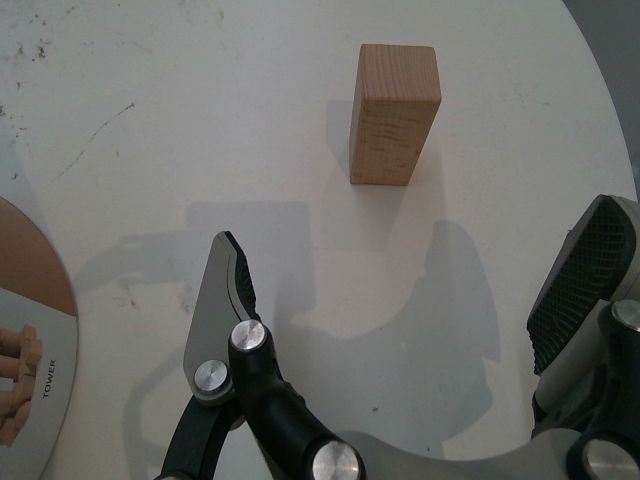
#> input picture Claude-advice/HARNESS/evidence/20261125-A2-baseline/cases/endpoint-right-38.jpg, 640 x 480 px
$ python -i aperture_image.py   (imports and definitions only)
#> lines starting #> are read from the running program, lines starting #| are printed output that depends on the picture; after the words box and inside, x2 and y2 are one past the last pixel; in counts of white or black regions, pixels touching at a corner belong together
"""Find planar aperture candidates in RGB pixels. No depth or robot pose is inferred."""
import cv2
import numpy as np


def aperture_features(rgb, *, include_notches=False):
    """Candidates in original pixels. A candidate does not establish fixture identity."""
#> called with include_notches = False
    gray = cv2.cvtColor(rgb, cv2.COLOR_RGB2GRAY)
    height, width = gray.shape
#> height = 480; width = 640
    result = {name: [] for name in ('square', 'triangle', 'circle')}
    # Both sides of a strong edge are returned. Keep just the outermost fit.
    edges = cv2.Canny(cv2.GaussianBlur(gray, (3, 3), 0), 25, 65)
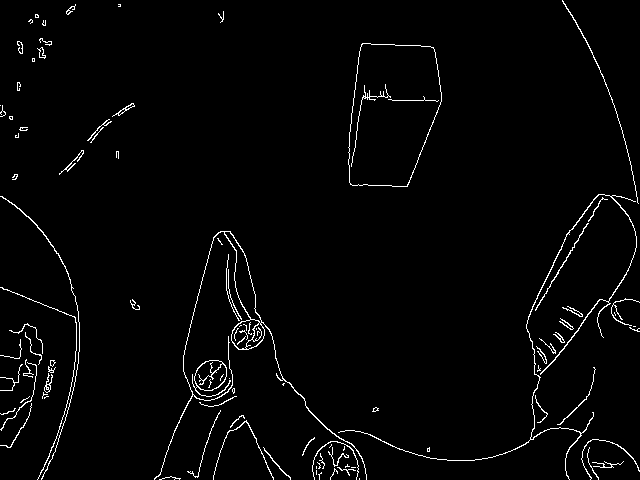
#> edges: shape (480, 640); 2.3% white in thin lines or dots
    edge_contours, _ = cv2.findContours(edges, cv2.RETR_LIST, cv2.CHAIN_APPROX_SIMPLE)
#> edge_contours = 124 contours, 99 with area under 20; largest, box (x1, y1, x2, y2) and area: (348, 43, 442, 187) 10825, (348, 43, 442, 187) 10812, (154, 231, 367, 480) 1964, (224, 231, 262, 324) 1031, (192, 360, 231, 397) 777
    threshold, _ = cv2.threshold(gray, 0, 255, cv2.THRESH_OTSU)
#> threshold = 88
    _, dark = cv2.threshold(gray, .5*threshold, 255, cv2.THRESH_BINARY_INV)
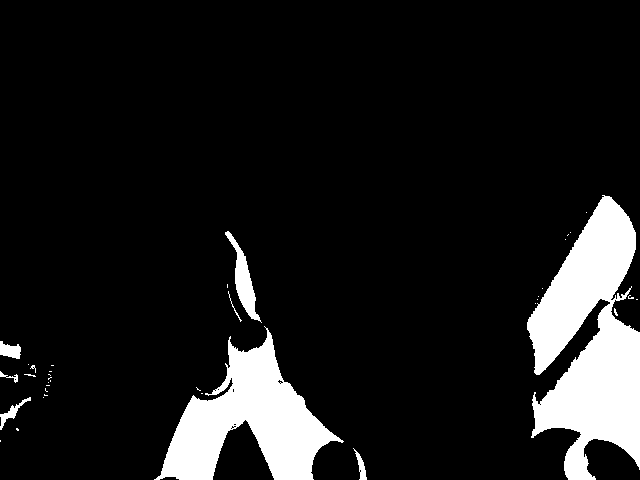
#> dark: shape (480, 640); 10.9% white; 37 white regions (29 under 20 px)
    dark_contours, _ = cv2.findContours(dark, cv2.RETR_EXTERNAL, cv2.CHAIN_APPROX_SIMPLE)
#> dark_contours = 37 contours, 30 with area under 20; largest, box (x1, y1, x2, y2) and area: (527, 195, 640, 480) 18440, (154, 326, 344, 480) 12222, (225, 231, 262, 323) 910, (0, 341, 21, 359) 222, (0, 397, 31, 430) 174, (353, 448, 367, 480) 126, (0, 371, 18, 383) 34
    if include_notches:
        # Concavity generates U-slot hypotheses. The measured 3-D registration
        # resolves their identity, including the case with several dark notches.
        result['notch'] = []
        for contour in dark_contours:
            if not max(45, dark.size * .00015) <= cv2.contourArea(contour) <= dark.size * .075:
                continue
            polygon = cv2.approxPolyDP(contour, .025 * cv2.arcLength(contour, True), True)
            x, y, w, h = cv2.boundingRect(contour)
            if (len(polygon) > 4 and not cv2.isContourConvex(polygon)
                    and x > 1 and y > 1 and x+w < width-1 and y+h < height-1):
                result['notch'].append(dict(corners_px=polygon[:, 0].tolist(), center_px=[x+w/2, y+h/2]))
    contours = sorted((*edge_contours, *dark_contours), key=cv2.contourArea, reverse=True)
#> contours = 161 contours, 129 with area under 20; largest, box (x1, y1, x2, y2) and area: (527, 195, 640, 480) 18440, (154, 326, 344, 480) 12222, (348, 43, 442, 187) 10825, (348, 43, 442, 187) 10812, (154, 231, 367, 480) 1964
    for contour in contours:
        area = cv2.contourArea(contour)
        if area < max(45, width * height * .00015):
            break
        if area > width * height * .075:
            continue
        x, y, w, h = cv2.boundingRect(contour)
        if x < 2 or y < 2 or x + w > width - 2 or y + h > height - 2:
            continue
        if min(w, h) < .4 * max(w, h):
            continue
        # A hole has a darker interior than the surrounding lid. Reject closed
        # contours of bright highlights and wooden blocks themselves.
        pad = 4
        x0, y0 = max(0, x-pad), max(0, y-pad)
        roi = gray[y0:min(height,y+h+pad), x0:min(width,x+w+pad)]
        mask = np.zeros(roi.shape, np.uint8)
        cv2.drawContours(mask, [contour - [[[x0, y0]]]], -1, 1, cv2.FILLED)
        kernel = np.ones((5, 5), np.uint8)
        rim = cv2.dilate(mask, kernel) > mask
        interior = cv2.erode(mask, kernel).astype(bool)
        if not interior.any() or not rim.any() or np.median(roi[rim]) - float(np.median(roi[interior])) < 12:
            continue
        polygon = cv2.approxPolyDP(contour, .025*cv2.arcLength(contour, True), True)
        corners = polygon[:, 0, :]
        center = np.mean(corners, axis=0)
        if len(corners) in (3, 4) and cv2.isContourConvex(polygon):
            if not .84 < cv2.contourArea(polygon) / area < 1.10:
                continue
            sides = np.linalg.norm(corners - np.roll(corners, -1, axis=0), axis=1)
            if sides.min() < .45 * sides.max():
                continue
            name = 'triangle' if len(corners) == 3 else 'square'
            row = dict(corners_px=corners.tolist())
        elif len(corners) >= 6 and len(contour) >= 5:
            (cx, cy), axes, angle = cv2.fitEllipse(contour)
            ellipse_area = np.pi * axes[0] * axes[1] / 4
            if ellipse_area < 1 or not .90 < area / ellipse_area < 1.10 or min(axes) < .48 * max(axes):
                continue
            # Fit quality over the full boundary distinguishes a round aperture
            # from a notch whose total area merely happens to match an ellipse.
            theta = np.deg2rad(angle)
            rotation = np.array([[np.cos(theta), -np.sin(theta)], [np.sin(theta), np.cos(theta)]])
            normalized = ((contour[:, 0, :] - [cx,cy]) @ rotation) / (np.asarray(axes) / 2)
            if np.quantile(abs(np.linalg.norm(normalized, axis=1) - 1), .9) > .12:
                continue
            center = np.array([cx,cy])
            name = 'circle'
            row = dict(ellipse=[[cx,cy],list(axes),angle])
        else:
            continue
        if any(np.linalg.norm(np.asarray(v['center_px']) - center) < .16 * min(w, h)
               for v in result[name]):
            continue
        if len(result[name]) < 12:
            result[name].append(dict(row, center_px=center.tolist(), area_px=area))
#> this loop made 20 passes
#> (area, x, y, w, h) on passes 1, 2, 5, 11, 13, 14, 15, 16: (18439.5, 527, 195, 113, 285), (12221.5, 154, 326, 190, 154), (1964, 154, 231, 213, 249), (243, 338, 194, 299, 286), (221.5, 0, 341, 21, 18), (174, 0, 397, 31, 33), (126.5, 353, 448, 14, 32), (64.5, 0, 196, 80, 284)
#> (area, x, y, w, h, x0, y0) on passes 8, 9, 10, 12, 17, 18: (777, 192, 360, 39, 37, 188, 356), (715, 194, 360, 33, 31, 190, 356), (497, 231, 319, 29, 31, 227, 315), (228.5, 245, 322, 20, 28, 241, 318), (55.5, 112, 103, 23, 14, 108, 99), (47.5, 44, 373, 9, 20, 40, 369)
#> pass 3, in aperture_features, `roi = gray[y0:min(height,y+h+pad), x0:min(width,x+w+pad)]`:
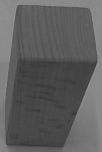
#> roi: shape (152, 102); min 52, max 157, mean 94.5
#> pass 3, in aperture_features, `rim = cv2.dilate(mask, kernel) > mask`:
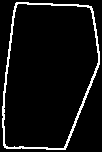
#> rim: shape (152, 102) bool; 6.3% white in thin lines or dots
#> pass 3, in aperture_features, `interior = cv2.erode(mask, kernel).astype(bool)`:
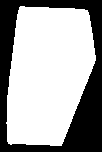
#> interior: shape (152, 102) bool; 65% white; 1 black region, box (x1, y1, x2, y2) and area: (0, 0, 102, 152) 5420
#> after the loop:
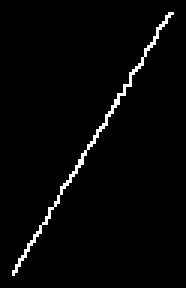
#> mask: shape (96, 62) (shown 3 times larger); values 0 (black) and 1 (white), 2.3% white in thin lines or dots, all inside (x1, y1, x2, y2) = (4, 4, 58, 92)
    return result

>>> import cv2
>>> picture = cv2.cvtColor(cv2.imread('../../../Claude-advice/HARNESS/evidence/20261125-A2-baseline/cases/endpoint-right-38.jpg'), cv2.COLOR_BGR2RGB)
>>> result = aperture_features(picture)
#> result = {'square': [], 'triangle': [], 'circle': []}

$ run again, on Claude-advice/HARNESS/evidence/20261125-A2-baseline/cases/v40-head-109.jpg
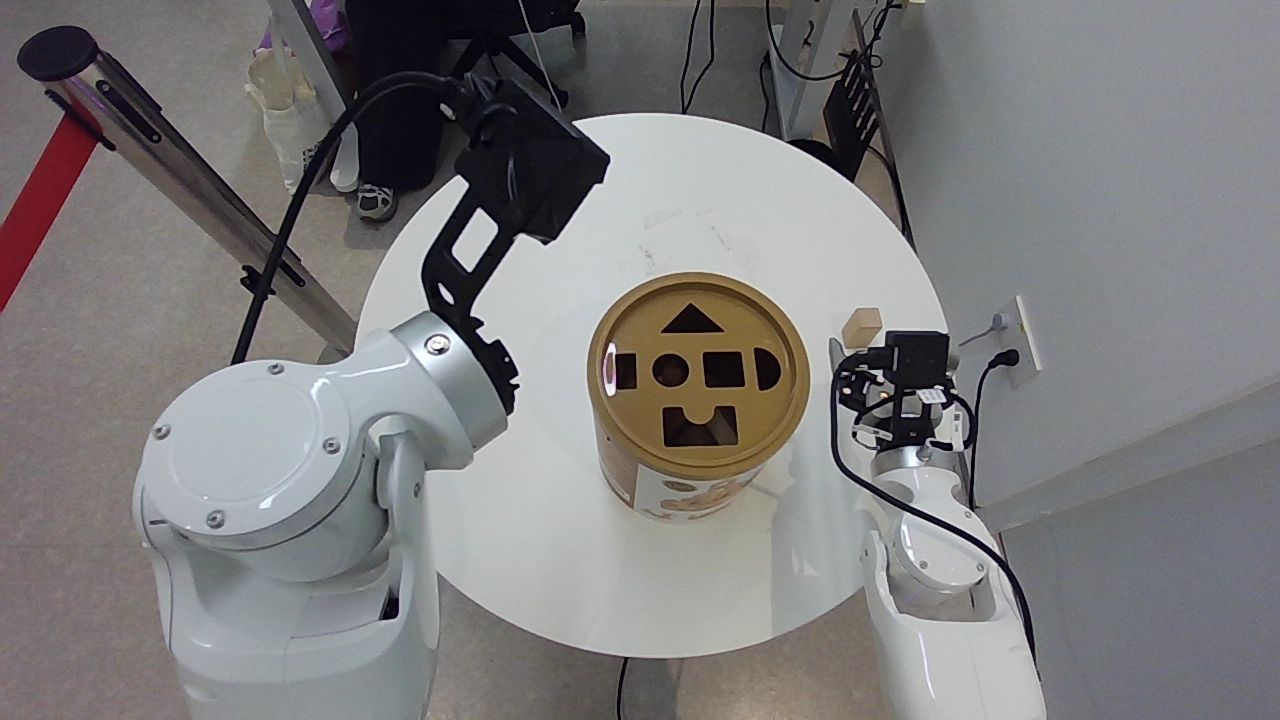
#> input picture Claude-advice/HARNESS/evidence/20261125-A2-baseline/cases/v40-head-109.jpg, 1280 x 720 px
#> in aperture_features, `edges = cv2.Canny(cv2.GaussianBlur(gray, (3, 3), 0), 25, 65)`:
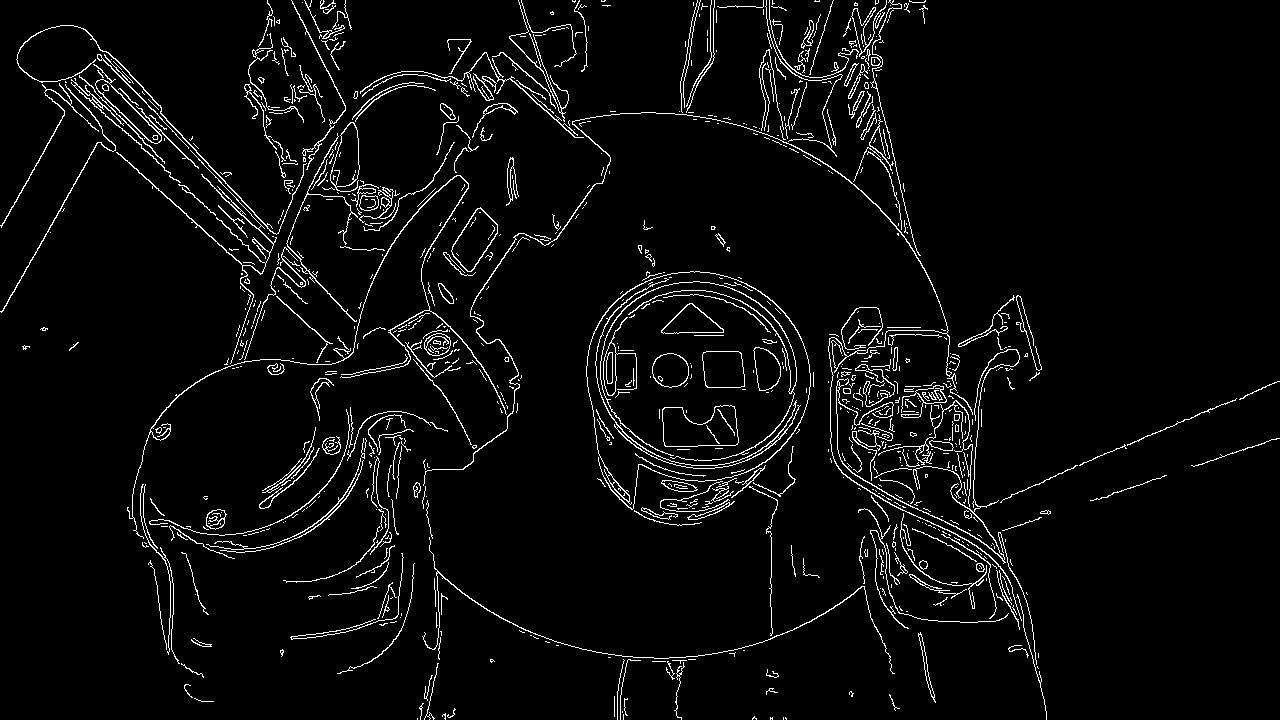
#> edges: shape (720, 1280); 4.2% white in thin lines or dots
#> edge_contours = 1064 contours, 898 with area under 20; largest, box (x1, y1, x2, y2) and area: (662, 405, 739, 447) 2436, (662, 405, 739, 447) 2416, (451, 207, 498, 272) 1632, (451, 208, 498, 272) 1547, (702, 351, 745, 388) 1404
#> threshold = 93
#> dark: shape (720, 1280); 10.3% white; 234 white regions (203 under 20 px)
#> dark_contours = 222 contours, 198 with area under 20; largest, box (x1, y1, x2, y2) and area: (17, 0, 610, 415) 63874, (831, 331, 1036, 663) 11156, (766, 0, 916, 252) 6832, (663, 406, 738, 447) 2293, (0, 89, 116, 310) 1908
#> contours = 1286 contours, 1096 with area under 20; largest, box (x1, y1, x2, y2) and area: (17, 0, 610, 415) 63874, (831, 331, 1036, 663) 11156, (766, 0, 916, 252) 6832, (662, 405, 739, 447) 2436, (662, 405, 739, 447) 2416
#> the loop in aperture_features, `for contour in contours:` made 70 passes
#> (area, x, y, w, h, x0, y0, cx) on passes 20, 22, 24, 43, 52: (976, 652, 353, 37, 35, 648, 349, 670.1), (948, 652, 353, 37, 35, 648, 349, 670.1), (908, 652, 354, 37, 33, 648, 350, 670.1), (300, 206, 509, 21, 21, 202, 505, 215.5), (230, 359, 195, 20, 16, 355, 191, 368.6)
#> after the loop in aperture_features, `for contour in contours:`:
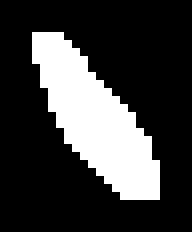
#> mask: shape (29, 24) (shown 8 times larger); values 0 (black) and 1 (white), 23.7% white; 1 white region, box (x1, y1, x2, y2) and area: (4, 4, 20, 25) 165
#> result = 3 items
